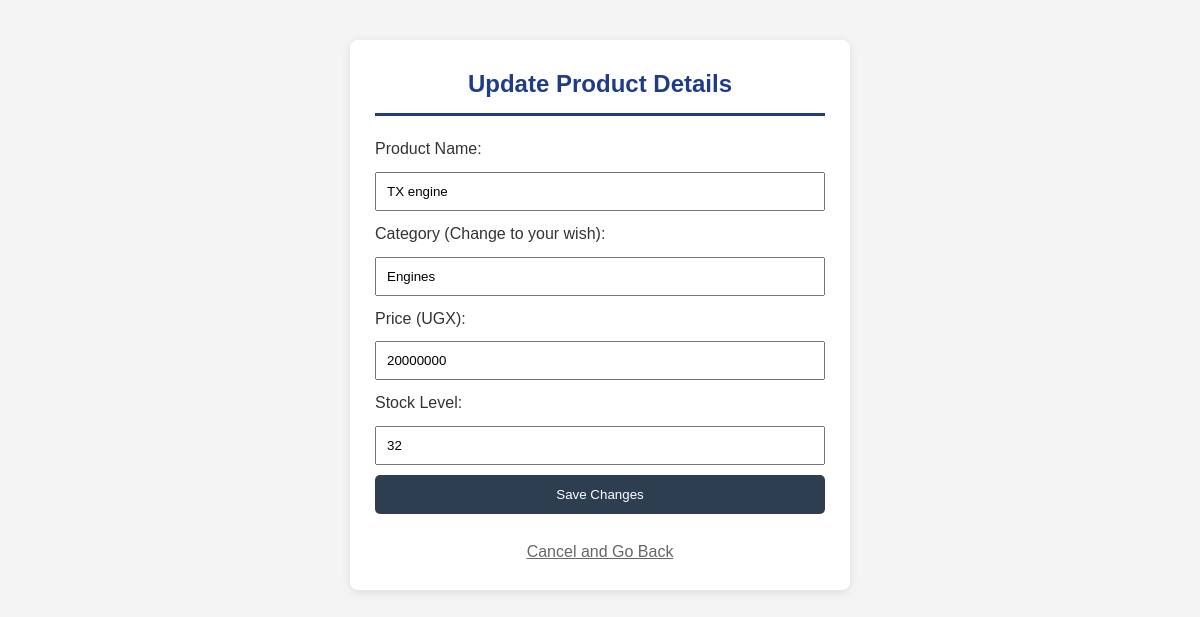
/edit_product.php?id=63 (signed in), run on the app's committed database.
### tables this page shows
CREATE TABLE `products` (
  `id` int(11) NOT NULL,
  `name` varchar(100) DEFAULT NULL,
  `image` varchar(255) DEFAULT NULL,
  `price` varchar(50) DEFAULT NULL,
  `category` varchar(50) DEFAULT 'General',
  `stock` int(11) DEFAULT 0
);

### edit_product.php (the view, shortened to what this page needs)
<?php
require 'db.php';
if (isset($_GET['id'])) {
    $id = $_GET['id'];
    $stmt = $conn->prepare("SELECT * FROM products WHERE id = ?");
    $stmt->bind_param("i", $id);
    $stmt->execute();
    $product = $stmt->get_result()->fetch_assoc();
}
?>
<!DOCTYPE html>
<html lang="en">
<head>
    <link rel="stylesheet" href="style.css">
</head>
<body style="font-family: Arial; padding: 40px; background: #f4f4f4;">
    <div style="max-width: 500px; margin: auto; background: white; padding: 25px; border-radius: 8px; box-shadow: 0 2px 10px rgba(0,0,0,0.1);">
        <h2>Update Product Details</h2>
        <form method="POST">
            <label>Product Name:</label><br>
            <input type="text" name="name" value="<?php echo $product['name']; ?>" style="width: 100%; padding: 10px; margin: 10px 0;"><br>
            <label>Category (Change to your wish):</label><br>
            <input type="text" name="category" value="<?php echo $product['category']; ?>" placeholder="e.g., Engine, Tires" style="width: 100%; padding: 10px; margin: 10px 0;"><br>
            <label>Price (UGX):</label><br>
            <input type="number" step="0.01" name="price" value="<?php echo $product['price']; ?>" style="width: 100%; padding: 10px; margin: 10px 0;"><br>
            <label>Stock Level:</label><br>
            <input type="number" name="stock" value="<?php echo $product['stock']; ?>" style="width: 100%; padding: 10px; margin: 10px 0;"><br>
            <button type="submit" name="update_product" style="background: #2c3e50; color: white; border: none; padding: 12px 20px; cursor: pointer; width: 100%; border-radius: 5px;">Save Changes</button>
            <br><br>
            <a href="admin.php" style="display: block; text-align: center; color: #666;">Cancel and Go Back</a>
        </form>
    </div>
</body>
</html>

### style.css (style rules this page uses)
:root { --primary-color: #1f3c88; --hover-color: #16306b; --accent-color: #ff4d4d; --text-color: #333; --bg-color: #f4f4f4; --card-bg: #fff; --shadow: 0 4px 8px rgba(0,0,0,0.1); }
* { margin: 0; padding: 0; box-sizing: border-box; }
body { font-family: Arial, sans-serif; line-height: 1.6; color: var(--text-color); background-color: var(--bg-color); margin: 0; min-height: 100vh; padding-bottom: 60px; }
h2 { color: var(--primary-color); text-align: center; margin-bottom: 30px; }
body { font-family: Arial, sans-serif; background: #f4f4f4; margin: 0; padding: 20px; }
body { font-family: 'Segoe UI', Tahoma, sans-serif; background-color: #f0f2f5; margin: 0; padding: 20px; }
h2 { color: #1f3c88; border-bottom: 3px solid #1f3c88; padding-bottom: 10px; margin-bottom: 20px; }

### data on the page
products: name "TX engine", category "Engines", price "20000000", stock "32"
